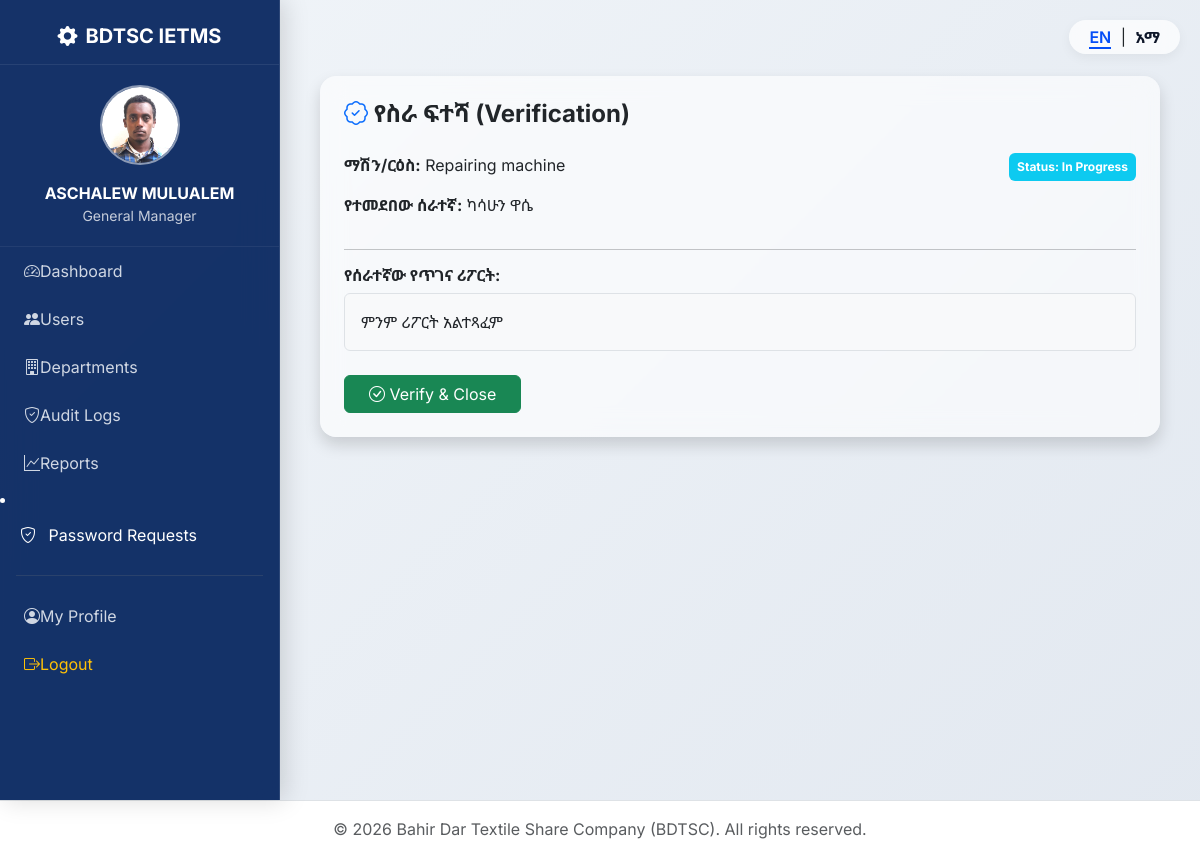
The app's page /shift_leader/verify_task.php?id=2 (signed in) with its own data.
### tables this page shows
CREATE TABLE IF NOT EXISTS `maintenance_requests` (
  `id` int NOT NULL AUTO_INCREMENT,
  `task_type` varchar(50) NOT NULL DEFAULT 'Maintenance',
  `user_id` int DEFAULT NULL,
  `dept_id` int DEFAULT NULL,
  `assigned_to` int DEFAULT NULL,
  `supervisor_id` int DEFAULT NULL,
  `machine_name` varchar(100) NOT NULL,
  `issue_description` text NOT NULL,
  `feedback` text,
  `priority` enum('Normal','Low','Medium','High','Urgent','Emergency') NOT NULL DEFAULT 'Normal',
  `status` enum('Pending','Pending Approval','Approved','Rejected','Assigned','In Progress','Completed') NOT NULL DEFAULT 'Pending',
  `created_at` timestamp NOT NULL DEFAULT CURRENT_TIMESTAMP,
  `due_date` datetime DEFAULT NULL,
  `severity` enum('Low','Medium','High') DEFAULT 'Low',
  `assigned_to_dept` enum('Internal','Engineering') DEFAULT 'Internal',
  `completion_notes` text,
  `is_verified` tinyint(1) DEFAULT '0',
  `updated_at` timestamp NOT NULL DEFAULT CURRENT_TIMESTAMP ON UPDATE CURRENT_TIMESTAMP,
  `sender_dept_id` int DEFAULT NULL,
  `receiver_dept_id` int DEFAULT NULL,
  `request_type` enum('Repair','Manpower','Resource','Legal','Maintenance','Administrative','Other') NOT NULL DEFAULT 'Maintenance',
  `is_read_by_receiver` tinyint(1) NOT NULL DEFAULT '0',
  `title` varchar(255) DEFAULT NULL,
  `assigned_at` timestamp NULL DEFAULT NULL,
  `completed_at` timestamp NULL DEFAULT NULL,
  `description` text,
  `deadline` datetime DEFAULT NULL,
  `created_by` int DEFAULT NULL,
  PRIMARY KEY (`id`),
  KEY `user_id` (`user_id`),
  KEY `dept_id` (`dept_id`),
  KEY `fk_mr_assigned_to` (`assigned_to`),
  KEY `fk_mr_created_by` (`created_by`),
  KEY `idx_sender_dept` (`sender_dept_id`),
  KEY `idx_receiver_dept` (`receiver_dept_id`),
  KEY `idx_request_type` (`request_type`),
  KEY `idx_status` (`status`),
  CONSTRAINT `fk_mr_assigned_to` FOREIGN KEY (`assigned_to`) REFERENCES `users` (`id`) ON DELETE SET NULL,
  CONSTRAINT `fk_mr_created_by` FOREIGN KEY (`created_by`) REFERENCES `users` (`id`) ON DELETE SET NULL,
  CONSTRAINT `fk_mr_receiver_dept` FOREIGN KEY (`receiver_dept_id`) REFERENCES `departments` (`id`) ON DELETE SET NULL,
  CONSTRAINT `fk_mr_sender_dept` FOREIGN KEY (`sender_dept_id`) REFERENCES `departments` (`id`) ON DELETE SET NULL,
  CONSTRAINT `maintenance_requests_ibfk_1` FOREIGN KEY (`user_id`) REFERENCES `users` (`id`)
);

CREATE TABLE IF NOT EXISTS `users` (
  `id` int NOT NULL AUTO_INCREMENT,
  `full_name` varchar(100) NOT NULL,
  `email` varchar(100) NOT NULL,
  `password` varchar(255) NOT NULL,
  `reset_token` varchar(255) DEFAULT NULL,
  `token_expiry` datetime DEFAULT NULL,
  `user_role` varchar(50) NOT NULL,
  `dept_id` int DEFAULT NULL,
  `status` enum('Active','Inactive') DEFAULT 'Active',
  `last_login` datetime DEFAULT NULL,
  `reset_approved` tinyint(1) NOT NULL DEFAULT '0',
  `profile_pic` varchar(255) DEFAULT 'default_user.jpg',
  PRIMARY KEY (`id`),
  UNIQUE KEY `email` (`email`),
  KEY `dept_id` (`dept_id`),
  KEY `idx_reset_token` (`reset_token`),
  CONSTRAINT `users_ibfk_1` FOREIGN KEY (`dept_id`) REFERENCES `departments` (`id`) ON DELETE SET NULL
);

### shift_leader/verify_task.php (the view, shortened to what this page needs)
<?php
require_once '../includes/db.php';
$task_id = $_GET['id'] ?? null;
$stmt = $pdo->prepare("SELECT mr.*, u.full_name as emp_name
                     FROM maintenance_requests mr
                     JOIN users u ON mr.assigned_to = u.id
                     WHERE mr.id = ?");
$stmt->execute([$task_id]);
$task = $stmt->fetch();
include '../includes/header_glass.php';
?>
<div class="container py-5">
    <div class="card glass-card shadow border-0">
        <div class="card-body p-4">
            <h4 class="fw-bold mb-4"><i class="bi bi-patch-check text-primary"></i> የስራ ፍተሻ (Verification)</h4>
            <div class="row">
                <div class="col-md-6">
                    <p><strong>ማሽን/ርዕስ:</strong> <?php echo htmlspecialchars($task['machine_name']); ?></p>
                    <p><strong>የተመደበው ሰራተኛ:</strong> <?php echo htmlspecialchars($task['emp_name']); ?></p>
                </div>
                <div class="col-md-6 text-end">
                    <span class="badge bg-info p-2">Status: <?php echo $task['status']; ?></span>
                </div>
            </div>
            <hr>
            <div class="mb-4">
                <h6><strong>የሰራተኛው የጥገና ሪፖርት:</strong></h6>
                <div class="p-3 bg-light rounded border">
                    <?php echo nl2br(htmlspecialchars($task['completion_notes'] ?? 'ምንም ሪፖርት አልተጻፈም')); ?>
                </div>
            </div>
            <div class="d-flex gap-2">
                <form action="verify_task.php" method="POST">
                    <button type="submit" name="action" value="verify_close" class="btn btn-success px-4">
                        <i class="bi bi-check-circle"></i> Verify & Close
                    </button>
                </form>
            </div>
        </div>
    </div>
</div>
<?php include '../includes/footer_glass.php'; ?>

### assets/css/glassmorphism.css (style rules this page uses)
:root { --bdtsc-primary: #054ef7; --bdtsc-dark: #0f172a; --glass-bg: rgba(255, 255, 255, 0.6); --glass-border: rgba(255, 255, 255, 0.5); --glass-sidebar: rgba(15, 23, 42, 0.85); }
body { background: #f1f5f9; background: linear-gradient(135deg, #f1f5f9 0%, #e2e8f0 100%); background-attachment: fixed; }
.glass-card { background: var(--glass-bg); border-radius: 16px; box-shadow: 0 8px 32px rgba(31, 38, 135, 0.07); -webkit-backdrop-filter: blur(12px); backdrop-filter: blur(12px); border: 1px solid var(--glass-border); transition: transform 0.3s ease, box-shadow 0.3s ease; }

### includes/header_glass.php (style rules this page uses)
body { font-family: 'Inter', 'Noto Sans Ethiopic', sans-serif; }

### records on screen
maintenance_requests: machine_name "Repairing machine", assigned_to.full_name "ካሳሁን ዋሴ", status "In Progress", completion_notes "ምንም ሪፖርት አልተጻፈም"

### other values on screen
$full_name "ASCHALEW MULUALEM"
$user_role "General Manager"
__('dashboard') "Dashboard"
__('users') "Users"
__('departments') "Departments"
__('audit_logs') "Audit Logs"
__('reports') "Reports"
__('logout') "Logout"
